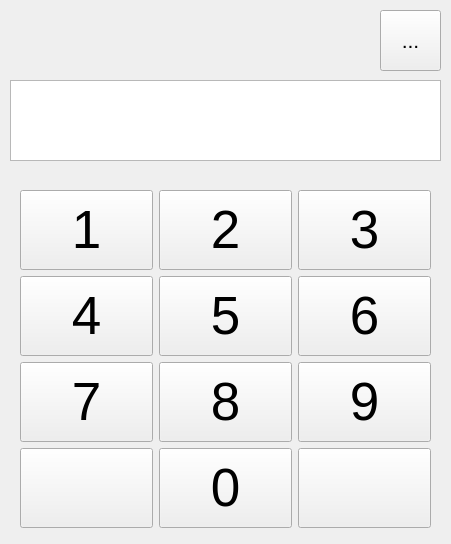
<?xml version="1.0" encoding="UTF-8"?>
<ui version="4.0">
 <class>Form</class>
 <widget class="QWidget" name="Form">
  <property name="geometry">
   <rect>
    <x>0</x>
    <y>0</y>
    <width>451</width>
    <height>544</height>
   </rect>
  </property>
  <property name="sizePolicy">
   <sizepolicy hsizetype="Preferred" vsizetype="Preferred">
    <horstretch>0</horstretch>
    <verstretch>0</verstretch>
   </sizepolicy>
  </property>
  <property name="minimumSize">
   <size>
    <width>451</width>
    <height>544</height>
   </size>
  </property>
  <property name="maximumSize">
   <size>
    <width>451</width>
    <height>544</height>
   </size>
  </property>
  <property name="windowTitle">
   <string>Tastierino</string>
  </property>
  <widget class="QTextEdit" name="txtValore">
   <property name="geometry">
    <rect>
     <x>10</x>
     <y>80</y>
     <width>431</width>
     <height>81</height>
    </rect>
   </property>
   <property name="font">
    <font>
     <pointsize>45</pointsize>
    </font>
   </property>
   <property name="readOnly">
    <bool>true</bool>
   </property>
   <property name="html">
    <string>&lt;!DOCTYPE HTML PUBLIC &quot;-//W3C//DTD HTML 4.0//EN&quot; &quot;http://www.w3.org/TR/REC-html40/strict.dtd&quot;&gt;
&lt;html&gt;&lt;head&gt;&lt;meta name=&quot;qrichtext&quot; content=&quot;1&quot; /&gt;&lt;style type=&quot;text/css&quot;&gt;
p, li { white-space: pre-wrap; }
&lt;/style&gt;&lt;/head&gt;&lt;body style=&quot; font-family:'Ubuntu'; font-size:45pt; font-weight:400; font-style:normal;&quot;&gt;
&lt;p style=&quot;-qt-paragraph-type:empty; margin-top:0px; margin-bottom:0px; margin-left:0px; margin-right:0px; -qt-block-indent:0; text-indent:0px;&quot;&gt;&lt;br /&gt;&lt;/p&gt;&lt;/body&gt;&lt;/html&gt;</string>
   </property>
  </widget>
  <widget class="QWidget" name="gridLayoutWidget">
   <property name="geometry">
    <rect>
     <x>20</x>
     <y>190</y>
     <width>411</width>
     <height>341</height>
    </rect>
   </property>
   <layout class="QGridLayout" name="gridLayout">
    <item row="1" column="0">
     <widget class="QPushButton" name="btn4">
      <property name="minimumSize">
       <size>
        <width>0</width>
        <height>80</height>
       </size>
      </property>
      <property name="font">
       <font>
        <pointsize>40</pointsize>
       </font>
      </property>
      <property name="text">
       <string>4</string>
      </property>
     </widget>
    </item>
    <item row="2" column="0">
     <widget class="QPushButton" name="btn7">
      <property name="minimumSize">
       <size>
        <width>0</width>
        <height>80</height>
       </size>
      </property>
      <property name="font">
       <font>
        <pointsize>40</pointsize>
       </font>
      </property>
      <property name="text">
       <string>7</string>
      </property>
     </widget>
    </item>
    <item row="3" column="2">
     <widget class="QPushButton" name="btnOk">
      <property name="minimumSize">
       <size>
        <width>0</width>
        <height>80</height>
       </size>
      </property>
      <property name="text">
       <string/>
      </property>
      <property name="icon">
       <iconset>
        <normaloff>50_Ok.png</normaloff>50_Ok.png</iconset>
      </property>
      <property name="iconSize">
       <size>
        <width>46</width>
        <height>46</height>
       </size>
      </property>
     </widget>
    </item>
    <item row="1" column="1">
     <widget class="QPushButton" name="btn5">
      <property name="minimumSize">
       <size>
        <width>0</width>
        <height>80</height>
       </size>
      </property>
      <property name="font">
       <font>
        <pointsize>40</pointsize>
       </font>
      </property>
      <property name="text">
       <string>5</string>
      </property>
     </widget>
    </item>
    <item row="2" column="2">
     <widget class="QPushButton" name="btn9">
      <property name="minimumSize">
       <size>
        <width>0</width>
        <height>80</height>
       </size>
      </property>
      <property name="font">
       <font>
        <pointsize>40</pointsize>
       </font>
      </property>
      <property name="text">
       <string>9</string>
      </property>
     </widget>
    </item>
    <item row="2" column="1">
     <widget class="QPushButton" name="btn8">
      <property name="minimumSize">
       <size>
        <width>0</width>
        <height>80</height>
       </size>
      </property>
      <property name="font">
       <font>
        <pointsize>40</pointsize>
       </font>
      </property>
      <property name="text">
       <string>8</string>
      </property>
     </widget>
    </item>
    <item row="3" column="1">
     <widget class="QPushButton" name="btn0">
      <property name="minimumSize">
       <size>
        <width>0</width>
        <height>80</height>
       </size>
      </property>
      <property name="font">
       <font>
        <pointsize>40</pointsize>
       </font>
      </property>
      <property name="text">
       <string>0</string>
      </property>
     </widget>
    </item>
    <item row="3" column="0">
     <widget class="QPushButton" name="btnDel">
      <property name="minimumSize">
       <size>
        <width>0</width>
        <height>80</height>
       </size>
      </property>
      <property name="text">
       <string/>
      </property>
      <property name="icon">
       <iconset theme="edit-clear">
        <normaloff>.</normaloff>.</iconset>
      </property>
      <property name="iconSize">
       <size>
        <width>39</width>
        <height>39</height>
       </size>
      </property>
     </widget>
    </item>
    <item row="1" column="2">
     <widget class="QPushButton" name="btn6">
      <property name="minimumSize">
       <size>
        <width>0</width>
        <height>80</height>
       </size>
      </property>
      <property name="font">
       <font>
        <pointsize>40</pointsize>
       </font>
      </property>
      <property name="text">
       <string>6</string>
      </property>
     </widget>
    </item>
    <item row="0" column="0">
     <widget class="QPushButton" name="btn1">
      <property name="minimumSize">
       <size>
        <width>0</width>
        <height>80</height>
       </size>
      </property>
      <property name="font">
       <font>
        <pointsize>40</pointsize>
       </font>
      </property>
      <property name="text">
       <string>1</string>
      </property>
     </widget>
    </item>
    <item row="0" column="1">
     <widget class="QPushButton" name="btn2">
      <property name="minimumSize">
       <size>
        <width>0</width>
        <height>80</height>
       </size>
      </property>
      <property name="font">
       <font>
        <pointsize>40</pointsize>
       </font>
      </property>
      <property name="text">
       <string>2</string>
      </property>
     </widget>
    </item>
    <item row="0" column="2">
     <widget class="QPushButton" name="btn3">
      <property name="minimumSize">
       <size>
        <width>0</width>
        <height>80</height>
       </size>
      </property>
      <property name="font">
       <font>
        <pointsize>40</pointsize>
       </font>
      </property>
      <property name="text">
       <string>3</string>
      </property>
     </widget>
    </item>
   </layout>
  </widget>
  <widget class="QToolButton" name="btnClose">
   <property name="geometry">
    <rect>
     <x>380</x>
     <y>10</y>
     <width>61</width>
     <height>61</height>
    </rect>
   </property>
   <property name="font">
    <font>
     <pointsize>16</pointsize>
    </font>
   </property>
   <property name="text">
    <string>...</string>
   </property>
   <property name="icon">
    <iconset theme="window-close">
     <normaloff>.</normaloff>.</iconset>
   </property>
   <property name="iconSize">
    <size>
     <width>43</width>
     <height>43</height>
    </size>
   </property>
  </widget>
 </widget>
 <resources/>
 <connections/>
</ui>
